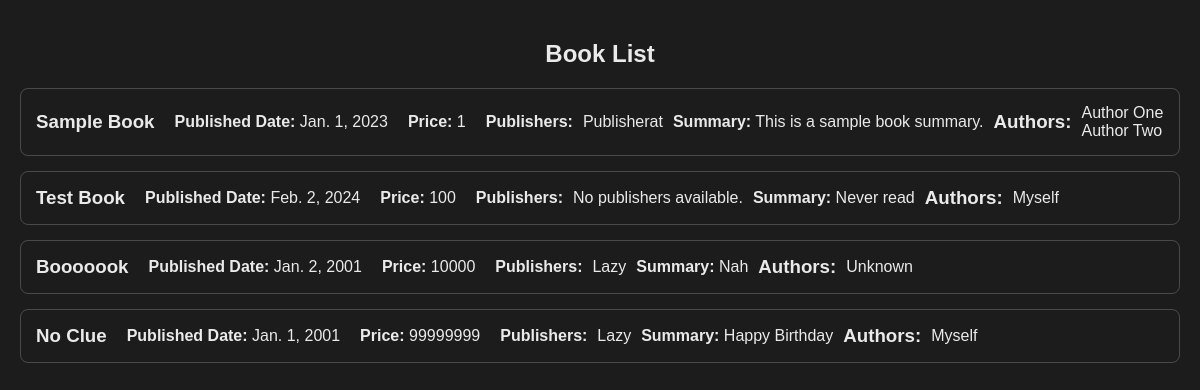
/home/, run on the app's committed database.
### bookshelf/models.py (models this page shows, shortened)
class Book(models.Model):
    name = models.CharField(max_length=200)
    price = models.IntegerField(null=True, blank=True)
    published_date = models.DateField(null=True, blank=True)
    publisher = models.ManyToManyField(Publisher, blank=True)
    summary = models.TextField(blank=True)

class Publisher(models.Model):
    name = models.CharField(max_length=50)
    location = models.CharField(max_length=300)

class BookAuthor(models.Model):
    book = models.ForeignKey(Book, on_delete=models.CASCADE, related_name='book_authors')
    author = models.ForeignKey(Author, on_delete=models.CASCADE, related_name='book_authors')

class Author(models.Model):
    name = models.CharField(max_length=100)
    bio = models.TextField(blank=True)

### bookshelf/views.py (the view)
# urls.py: path('home/',bookViews.home)
def home(r):
    books = Book.objects.all()
    return render(r,'home.html',{'books': books})

### templates/home.html (shortened to what this page needs)
{% extends 'index.html' %}
{% block content %}
<ul>
    {% for book in books %}
    {% if book.price is not None %}
        <li class="book-item">
            <h3>{{ book.name }}</h3>
            <p><strong>Published Date:</strong> {{ book.published_date }}</p>
            <p><strong>Price:</strong> {{ book.price }}</p>
            <p><strong>Publishers:</strong></p>
            <ul>
                {% for publisher in book.publisher.all %}
                    <li>{{ publisher.name }}</li>
                {% empty %}
                    <li>No publishers available.</li>
                {% endfor %}
            </ul>
            <p><strong>Summary:</strong> {{ book.summary }}</p>
            <h3>Authors:</h3>
            <ul>
                {% for book_author in book.book_authors.all %}
                    <li>{{ book_author.author.name }}</li>
                {% empty %}
                    <li>No authors available for this book.</li>
                {% endfor %}
            </ul>
        </li>
    {% endif %}
    {% empty %}
        <li>No books available.</li>
    {% endfor %}
</ul>
{% endblock %}

### templates/index.html (shortened to what this page needs)
<!DOCTYPE html>
<html lang="en">
<head>
    {% load static %}
    <link rel="stylesheet" href="{% static 'css/index.css' %}">
</head>
<body>
    <nav style="text-align: center;">
        <h1>Book List</h1>
    </nav>
    {% block content %}
    {% endblock %}
</body>
</html>

### static/css/index.css (style rules this page uses)
* { box-sizing: border-box; }
body { color: #EAEAEA; background-color: #1C1C1C; font-family: 'Gill Sans', 'Gill Sans MT', Calibri, 'Trebuchet MS', sans-serif; margin: 0; padding: 20px; }
.book-item { display: flex; flex-wrap: wrap; align-items: center; margin-bottom: 15px; padding: 15px; border: 1px solid rgba(255, 255, 255, 0.2); border-radius: 8px; transition: background-color 0.3s; }
h3 { margin: 0 10px 0 0; }
p { margin: 0 10px; }
ul { list-style-type: none; padding: 0; margin: 0; }

### data on the page
Book: name "Sample Book", published_date "Jan. 1, 2023", price "1", summary "This is a sample book summary."
Publisher: name "Publisherat"
BookAuthor: author.name "Author One"
BookAuthor: author.name "Author Two"
Book: name "Test Book", published_date "Feb. 2, 2024", price "100", summary "Never read"
BookAuthor: author.name "Myself"
Book: name "Booooook", published_date "Jan. 2, 2001", price "10000", summary "Nah"
Publisher: name "Lazy"
BookAuthor: author.name "Unknown"
Book: name "No Clue", published_date "Jan. 1, 2001", price "99999999", summary "Happy Birthday"
BookAuthor: author.name "Myself"
